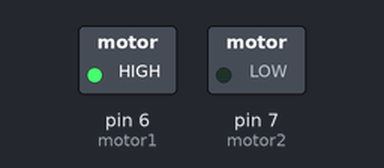
A sketch run on a simulated Arduino Uno, built with avr-gcc and run on an emulated ATmega328P. Parts: switched loads named in the sketch (green lamp = pin HIGH).

Above: at 2.5 s.
At 11.0 s:
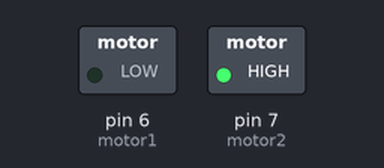
Timing chart, 0 to 22.1 s (numbered marks = the images above):
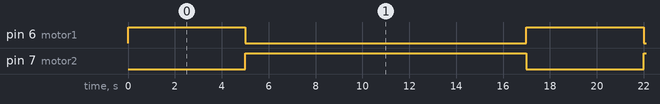

The sketch:

motor.ino
```cpp
int motor1=6;
int motor2=7;
void setup() {
  pinMode(motor1,OUTPUT);
  pinMode(motor2,OUTPUT);
}

void loop() {
  opendoor();
  delay(10000);
}

void opendoor(){
  digitalWrite(motor1,HIGH);
  digitalWrite(motor2,LOW);
  delay(5000);
  digitalWrite(motor2,HIGH);
  digitalWrite(motor1,LOW);
  delay(2000);
  }
```

Measured:
- by itself, pin 6 (motor1): alternates HIGH for 5.0 s and LOW for 12.0 s
- by itself, pin 7 (motor2): alternates HIGH for 12.0 s and LOW for 5.0 s
